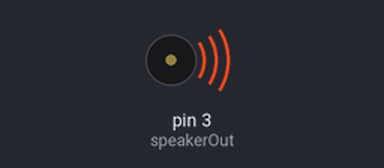
The sketch below on a simulated Arduino Uno, built with avr-gcc and run on an emulated ATmega328P. On the bench: buzzer (waves = sounding).

Above: at 0.1 s.
Timing chart, 0 to 40.0 s (numbered marks = the images above):
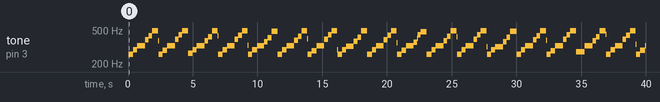

The sketch:

piezoSound.ino
```cpp
int speakerOut = 3; // this is the pin that the piezo element should be connected to
// this enumerates the different notes
byte names[] = {'c', 'd', 'e', 'f', 'g', 'a', 'b', 'C'};
// enumerate the tones and the frequency required for them
int tones[] = {1915, 1700, 1519, 1432, 1275, 1136, 1014, 956};
// here's the melody we'll play, with the length of the note and the note itself
byte melody[] = "4c4d4e4f4g4a4b4C";
int eachNote = 0;
int noteLength = 0;
int findNote = 0;
int melodyLength = 8;
int theRightNote;

void setup() {
  pinMode(3, OUTPUT);
}

void loop() {
  //start our program
  digitalWrite(speakerOut, LOW);
  int correctedNoteLength;

  //loop through each notes in our melody
  for (eachNote = 0; eachNote < melodyLength; eachNote++) {
      // find the note that we're suppposed to play
      for (findNote=0;findNote<8;findNote++) {
        //store that note
        if (names[findNote] == melody[eachNote*2 + 1]) {
          theRightNote = findNote;
        }
      }

      // adjust the note because higher notes take less time to play
      // so we need to add some time to higher notes and subtract time
      // from lower notes
      int adjustmentAmt = (1450 - tones[theRightNote])*3;
      correctedNoteLength = (((melody[eachNote*2]) * 200) + adjustmentAmt) / 100;

      //make sure that we play the note for the length specified in the length
      for (noteLength = 0; noteLength <= correctedNoteLength; noteLength++) {
          digitalWrite(speakerOut,HIGH);
          delayMicroseconds(tones[theRightNote]);
          digitalWrite(speakerOut, LOW);
          delayMicroseconds(tones[theRightNote]);
      }
    }
  }
```

Measured:
- by itself, tone on pin 3 (speakerOut): plays 260 Hz for 0.36 s, 293 Hz for 0.32 s, 328 Hz for 0.60 s, 385 Hz for 0.28 s, 430 Hz for 0.28 s, 490 Hz for 0.44 s … (116 notes in this stretch)
